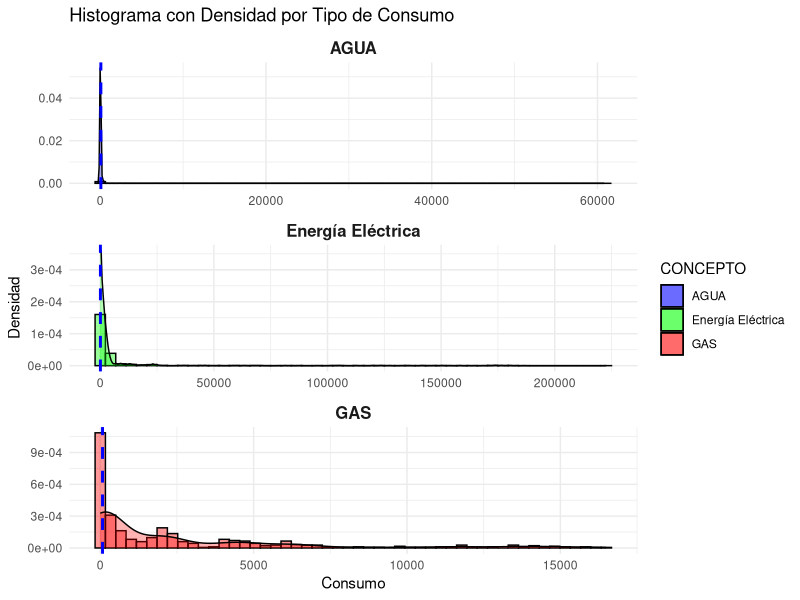
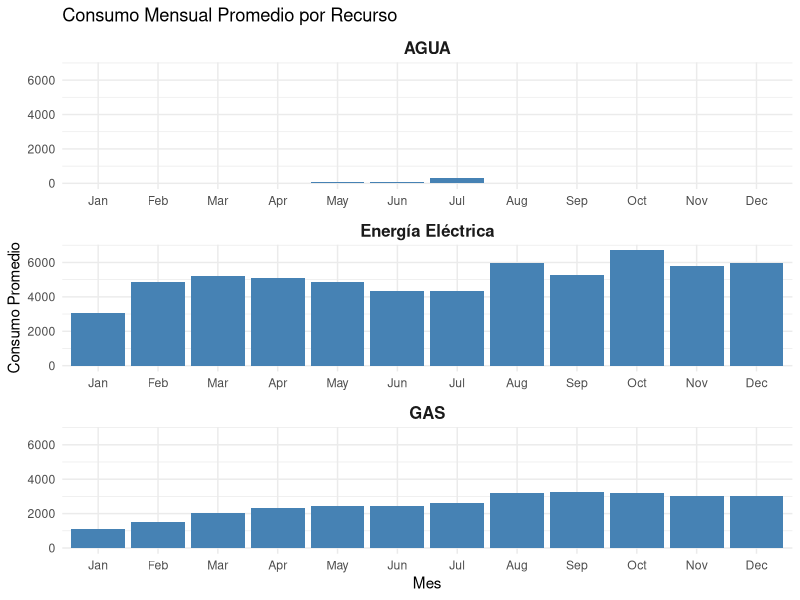
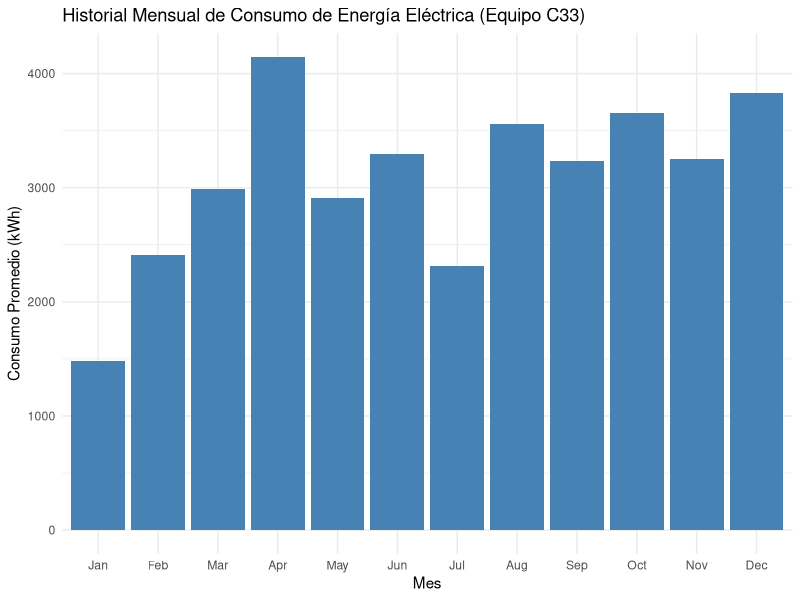
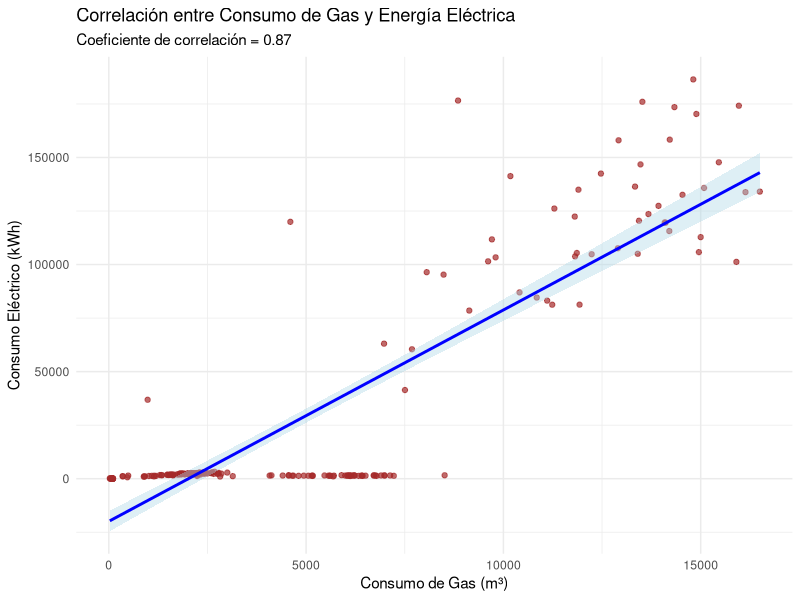
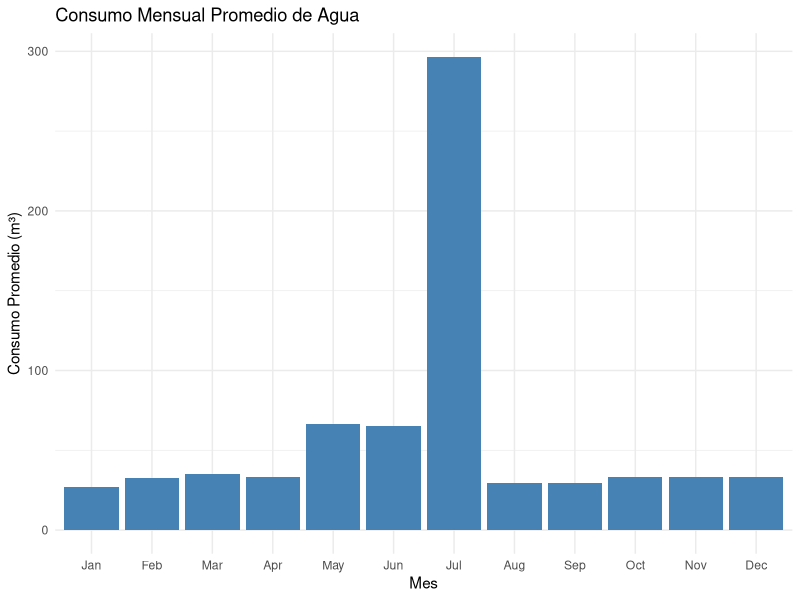
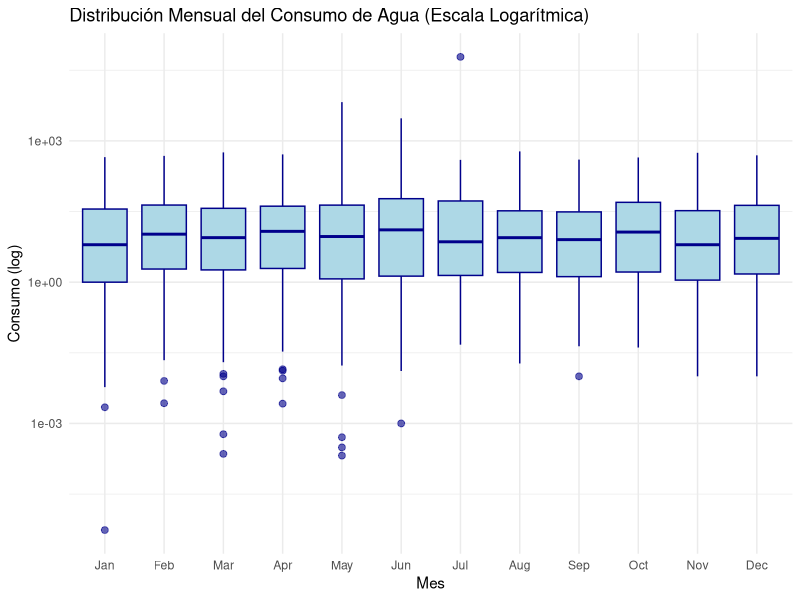

Recreate these plots in R, in order.
## ---- chunk 1
knitr::opts_chunk$set(echo = TRUE)
## ---- chunk 2
data_f <- read.csv("./dataset/data_f.csv", stringsAsFactors = FALSE, check.names = FALSE, row.names = NULL, sep = ";")
## ---- chunk 3
library(dplyr)

# Elimina filas donde FECHA INICIO es NA
data_f <- data_f %>%
  filter(!(is.na(`FECHA INICIO`) | `FECHA INICIO` == ""))

# Elimina filas donde CONSUMO es NA
data_f <- data_f %>% 
  filter(!is.na(CONSUMO) & CONSUMO != "")

# Elimina filas donde CONCEPTO es NA
data_f <- data_f %>% 
  filter(!is.na(CONCEPTO) & CONCEPTO != "")

# Modifica la (,) por (.) en 3 variables
data_f <- data_f %>%
  mutate(
    CONSUMO = as.numeric(gsub(",", ".", CONSUMO)),
    ID = as.character(ID),
    `ID Unico` = as.character(`ID Unico`)
  )

# Informe:
data_original <- read.csv("./dataset/data_f.csv", stringsAsFactors = FALSE, check.names = FALSE, row.names = NULL, sep = ";")
diferencia_filas <-nrow(data_original) - nrow(data_f)
cat("cantidad de filas eliminadas: ", diferencia_filas)
cat("cantidad de datos ajustados: ", nrow(data_f)*3)

rm(data_original)
## ---- chunk 4
library(knitr)
concepto <- c("A. COMPRIMIDO", "AGUA", "CDD", "Delta P", "Energía Eléctrica", "Energía Refrigeración", "GAS", "HDD", "Running Time", "VACIO", "VAPOR")

unidades<- c("[m3]", "[m3]", "[°C]", "[inHg] [mBAR]", "[kWh]", "[TNh]", "[m3]", "[°C]", "[hrs]", "[m3]", "[kg] [Tn]")

tabla_variables <- data.frame(concepto, unidades)

# Mostrar la tabla con knitr
kable(tabla_variables, caption = "Tabla de unidades de cada concepto")
## ---- chunk 5
library(knitr)
# Definir los vectores con los datos
variables <- c("FECHA INICIO", "FECHA TERMINO", "CONCEPTO", "LINE", 
               "KEY Equipment", "UNIDAD", "CONSUMO", "ID", "ID Unico", 
               "ID FABRICACION")

tipos <- c("continua", "continua", "nominal", "nominal", "nominal", "nominal", 
           "Continua", "Discreta", "Discreta", "nominal")

# Crear el data frame
tabla_variables <- data.frame(variables, tipos)

# Mostrar la tabla con knitr
kable(tabla_variables, caption = "Tabla de variables y tipos de datos")
## ---- chunk 6
library(knitr)
media_data  <- aggregate(CONSUMO ~ CONCEPTO, data = data_f, FUN = mean)
kable(media_data, caption = "Media de consumo por Concepto", digits = 2)
## ---- chunk 7
library(knitr)
mediana_data <- aggregate(CONSUMO ~ CONCEPTO, data = data_f, FUN = median)
kable(mediana_data, caption = "Mediana de consumo por Concepto", digits = 2)
## ---- chunk 8
library(knitr)
# Función para calcular la moda
getmode <- function(v) {
  uniqv <- unique(v)
  uniqv[which.max(tabulate(match(v, uniqv)))]
}
moda_data <- aggregate(CONSUMO ~ CONCEPTO, data = data_f, FUN = getmode)
kable(moda_data, caption = "moda de consumo por Concepto", digits = 2)
## ---- chunk 9
library(knitr)
sd_data  <- aggregate(CONSUMO ~ CONCEPTO, data = data_f, FUN = sd)
kable(sd_data, caption = "Desv. estándar de consumo por Concepto", digits = 2)
## ---- chunk 10
library(knitr)
cv_data <- aggregate(CONSUMO ~ CONCEPTO, data = data_f, FUN = function(x) sd(x) / mean(x))
kable(sd_data, caption = "Coeficiente de variación de consumo por Concepto", digits = 2)
## ---- chunk 11
library(dplyr)
library(knitr)

tabla_resumen <- merge(mediana_data, media_data, by = "CONCEPTO", suffixes = c(".mediana", ".media")) %>%
  merge(moda_data, by = "CONCEPTO") %>%
  merge(sd_data, by = "CONCEPTO", suffixes = c("", ".sd")) %>%
  merge(cv_data, by = "CONCEPTO", suffixes = c("", ".cv")) %>%
  rename(Mediana = CONSUMO.mediana, Media = CONSUMO.media, Moda = CONSUMO, SD = CONSUMO.sd, CV = CONSUMO.cv)

kable(tabla_resumen, caption = "Resumen estadístico de consumo por concepto", digits = 2)
## ---- chunk 12
library(ggplot2)
library(dplyr)

# Filtrar los principales recursos
recursos_principales <- c("GAS", "AGUA", "Energía Eléctrica")
datos_principales <- data_f %>% filter(CONCEPTO %in% recursos_principales)

# Crear el histograma con densidad en formato vertical
ggplot(datos_principales, aes(x = CONSUMO, fill = CONCEPTO)) +
  geom_histogram(aes(y = ..density..), bins = 50, color = "black", alpha = 0.4, position = "identity") +
  geom_density(alpha = 0.3) +
  # Cambiamos ncol = 1 para tener una sola columna (gráficos en fila)
  facet_wrap(~CONCEPTO, scales = "free", ncol = 1) +
  scale_fill_manual(values = c("blue", "green", "red")) +
  geom_vline(aes(xintercept = median(CONSUMO, na.rm = TRUE)), 
             color = "blue", linetype = "dashed", size = 1) +
  labs(title = "Histograma con Densidad por Tipo de Consumo",
       x = "Consumo",
       y = "Densidad",
       fill = "CONCEPTO") +
  theme_minimal() +
  theme(strip.text = element_text(face = "bold", size = 12))
## ---- chunk 13
library(dplyr)
library(lubridate)
library(ggplot2)


data_f$`FECHA TERMINO` <- as.Date(data_f$`FECHA TERMINO`, format = "%d/%m/%Y")

# Filtrar los principales recursos
recursos_principales <- c("GAS", "AGUA", "Energía Eléctrica")
datos_principales <- data_f %>%
  filter(CONCEPTO %in% recursos_principales)

# (Opcional) Convertir CONSUMO a numérico si no lo has hecho antes
datos_principales$CONSUMO <- as.numeric(gsub(",", ".", datos_principales$CONSUMO))

# Extraer el mes de FECHA TERMINO
# 'label = TRUE' crea etiquetas de mes (ej: "Ene", "Feb", etc.)
datos_principales$MES <- month(datos_principales$`FECHA TERMINO`, label = TRUE, abbr = TRUE)

# Agrupar por CONCEPTO y MES, y calcular el promedio de CONSUMO
datos_mensuales <- datos_principales %>%
  group_by(CONCEPTO, MES) %>%
  summarise(promedio_consumo = mean(CONSUMO, na.rm = TRUE)) %>%
  ungroup()

# Crear el gráfico de barras
ggplot(datos_mensuales, aes(x = MES, y = promedio_consumo)) +
  geom_col(fill = "steelblue") +
  facet_wrap(~ CONCEPTO, ncol = 1, scales = "free_x") +  # <-- Cambiar ncol a 1
  labs(title = "Consumo Mensual Promedio por Recurso",
       x = "Mes",
       y = "Consumo Promedio") +
  theme_minimal() +
  theme(strip.text = element_text(face = "bold", size = 12))

## ---- chunk 14
library(dplyr)
library(lubridate)
library(ggplot2)

data_f$`FECHA TERMINO` <- as.Date(data_f$`FECHA TERMINO`, format = "%d/%m/%Y")

# Convertir la columna CONSUMO a numérico (si no lo has hecho antes)
data_f$CONSUMO <- as.numeric(gsub(",", ".", data_f$CONSUMO))

# Filtrar por concepto "Energía Eléctrica" y KEY Equipment = "C33"
datos_principales <- data_f %>%
  filter(CONCEPTO == "Energía Eléctrica", `KEY Equipment` == "C33")

# Extraer el mes de FECHA TERMINO (usa etiqueta abreviada de mes)
datos_principales$MES <- month(datos_principales$`FECHA TERMINO`, label = TRUE, abbr = TRUE)

# Agrupar por MES y calcular el promedio de CONSUMO
datos_mensuales <- datos_principales %>%
  group_by(MES) %>%
  summarise(promedio_consumo = mean(CONSUMO, na.rm = TRUE)) %>%
  ungroup()

# Crear el gráfico de barras
ggplot(datos_mensuales, aes(x = MES, y = promedio_consumo)) +
  geom_col(fill = "steelblue") +
  labs(title = "Historial Mensual de Consumo de Energía Eléctrica (Equipo C33)",
       x = "Mes",
       y = "Consumo Promedio (kWh)") +
  theme_minimal()
## ---- chunk 15
library(dplyr)
library(ggplot2)
library(lubridate)


# 2) Convertir FECHA TERMINO a tipo Date, ajustando el formato de día/mes/año si es necesario
data_f$`FECHA TERMINO` <- as.Date(data_f$`FECHA TERMINO`, format = "%d/%m/%Y")

# 3) Convertir CONSUMO a numérico (si en el CSV viene con coma como separador decimal)
data_f$CONSUMO <- as.numeric(gsub(",", ".", data_f$CONSUMO))

# 4) Agrupar y resumir el consumo de GAS por FECHA TERMINO y KEY Equipment
gas_data <- data_f %>%
  filter(CONCEPTO == "GAS") %>%
  group_by(`FECHA TERMINO`, `KEY Equipment`) %>%
  summarise(consumo_gas = sum(CONSUMO, na.rm = TRUE)) %>%
  ungroup()

# 5) Agrupar y resumir el consumo de Energía Eléctrica por FECHA TERMINO y KEY Equipment
elec_data <- data_f %>%
  filter(CONCEPTO == "Energía Eléctrica") %>%
  group_by(`FECHA TERMINO`, `KEY Equipment`) %>%
  summarise(consumo_elec = sum(CONSUMO, na.rm = TRUE)) %>%
  ungroup()

# 6) Combinar ambos data frames por FECHA TERMINO y KEY Equipment
combined_data <- left_join(gas_data, elec_data, by = c("FECHA TERMINO", "KEY Equipment"))

# 7) Calcular la correlación (opcional, pero útil)
corr_value <- cor(combined_data$consumo_gas, combined_data$consumo_elec, use = "complete.obs")
corr_value
# Imprime el valor de correlación en la consola

# 8) Crear el diagrama de dispersión con la línea de regresión
ggplot(combined_data, aes(x = consumo_gas, y = consumo_elec)) +
  geom_point(color = "brown", alpha = 0.7) +  # Puntos
  geom_smooth(method = "lm", color = "blue", fill = "lightblue") +  # Línea de regresión con banda de confianza
  labs(title = "Correlación entre Consumo de Gas y Energía Eléctrica",
       subtitle = paste("Coeficiente de correlación =", round(corr_value, 2)),
       x = "Consumo de Gas (m³)",
       y = "Consumo Eléctrico (kWh)") +
  theme_minimal()
## ---- chunk 16
library(dplyr)
library(lubridate)
library(ggplot2)

# Convertir FECHA TERMINO a tipo Date
data_f$`FECHA TERMINO` <- as.Date(data_f$`FECHA TERMINO`, format = "%d/%m/%Y")

# Convertir CONSUMO a numérico si no lo has hecho antes
data_f$CONSUMO <- as.numeric(gsub(",", ".", data_f$CONSUMO))

# Extraer el mes de FECHA TERMINO
data_f$MES <- month(data_f$`FECHA TERMINO`, label = TRUE, abbr = TRUE)

# Filtrar solo AGUA y calcular el promedio mensual de consumo
datos_agua <- data_f %>%
  filter(CONCEPTO == "AGUA") %>%
  group_by(MES) %>%
  summarise(promedio_consumo = mean(CONSUMO, na.rm = TRUE)) %>%
  ungroup()

# Crear el gráfico de barras solo para AGUA
ggplot(datos_agua, aes(x = MES, y = promedio_consumo)) +
  geom_col(fill = "steelblue") +
  labs(title = "Consumo Mensual Promedio de Agua",
       x = "Mes",
       y = "Consumo Promedio (m³)") +
  theme_minimal()
## ---- chunk 17
library(dplyr)
library(lubridate)  # Para usar la función month()
library(ggplot2)

# Asegúrate de que FECHA TERMINO sea un Date válido
data_f$`FECHA TERMINO` <- as.Date(data_f$`FECHA TERMINO`, format = "%d/%m/%Y")

# Filtrar solo los registros donde el CONCEPTO es "AGUA"
agua_data <- data_f %>%
  filter(CONCEPTO == "AGUA")

# Crear la columna MES a partir de FECHA TERMINO
# 'label = TRUE' devuelve nombres de meses abreviados (Ej: Ene, Feb, ...)
agua_data$MES <- month(agua_data$`FECHA TERMINO`, label = TRUE, abbr = TRUE)

# Crear el boxplot agrupado por MES
ggplot(agua_data, aes(x = MES, y = CONSUMO)) +
  geom_boxplot(fill = "lightblue", color = "darkblue", 
               outlier.shape = 19, outlier.size = 2, outlier.alpha = 0.6) +
  scale_y_log10() +  # Si quieres ver mejor la distribución en caso de valores muy grandes
  labs(
    title = "Distribución Mensual del Consumo de Agua (Escala Logarítmica)",
    x = "Mes",
    y = "Consumo (log)"
  ) +
  theme_minimal()
## ---- chunk 18
# Calcular los cuartiles
# Valores resumen obtenidos:
media <- 55.47
mediana <- 3.50
sd_val <- 1047.48

# Establecer límites usando la regla de la desviación estándar (mean ± 1 SD)
# Dado que el consumo no puede ser negativo, se establece el límite inferior en 0 si corresponde.
limite_inferior <- max(0, media - sd_val)
limite_superior <- media + sd_val

cat("Rango normal de consumo (mean ± 1 SD): [", limite_inferior, ",", limite_superior, "]\n")
## ---- chunk 19
library(dplyr)

porcentajes_agua <- data_f %>% 
  filter(CONCEPTO == "AGUA") %>%
  summarise(
    total = n(),
    debajo_1000 = sum(CONSUMO < 1000, na.rm = TRUE),
    porcentaje_debajo = 100 * debajo_1000 / total,
    encima_1000 = sum(CONSUMO >= 1000, na.rm = TRUE),
    porcentaje_encima = 100 * encima_1000 / total
  )

print(porcentajes_agua)
